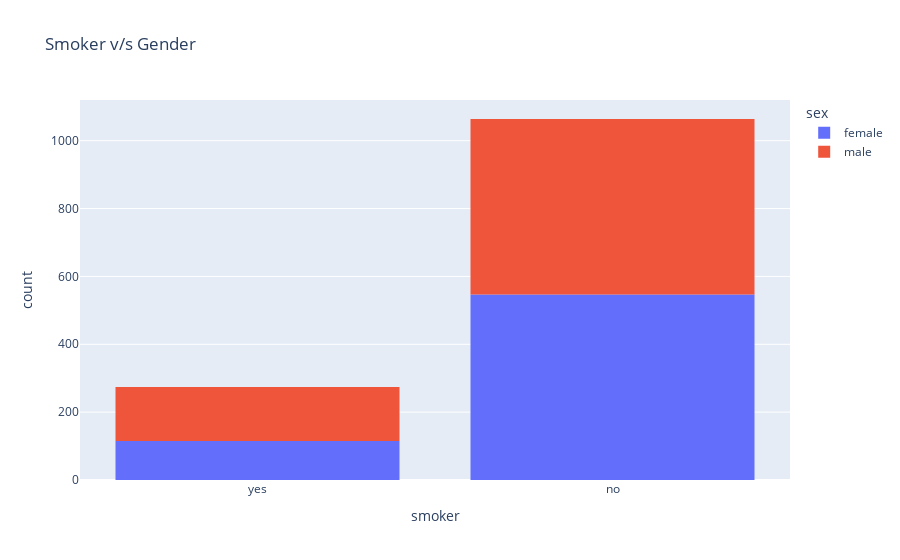

Write notebook code for a chart like this one.
### Code cell
px.histogram(medical_charges, x='smoker', color='sex', title='Smoker v/s Gender')

### Figure 1 — Plotly figure (JSON) as saved in the notebook; plotly's stock layout.template omitted (floating-point values rounded to 4 significant figures; data arrays with more than 128 entries replaced by an {"elided": "..."} marker saying what was removed)
{"data": [{"bingroup": "x", "hovertemplate": "sex=female<br>smoker=%{x}<br>count=%{y}<extra></extra>", "legendgroup": "female", "marker": {"color": "#636efa", "pattern": {"shape": ""}}, "name": "female", "orientation": "v", "showlegend": true, "type": "histogram", "x": {"elided": "662 str values"}, "xaxis": "x", "yaxis": "y"}, {"bingroup": "x", "hovertemplate": "sex=male<br>smoker=%{x}<br>count=%{y}<extra></extra>", "legendgroup": "male", "marker": {"color": "#EF553B", "pattern": {"shape": ""}}, "name": "male", "orientation": "v", "showlegend": true, "type": "histogram", "x": {"elided": "676 str values"}, "xaxis": "x", "yaxis": "y"}], "layout": {"barmode": "relative", "legend": {"title": {"text": "sex"}, "tracegroupgap": 0}, "title": {"text": "Smoker v/s Gender"}, "xaxis": {"anchor": "y", "domain": [0, 1], "title": {"text": "smoker"}}, "yaxis": {"anchor": "x", "domain": [0, 1], "title": {"text": "count"}}}}
